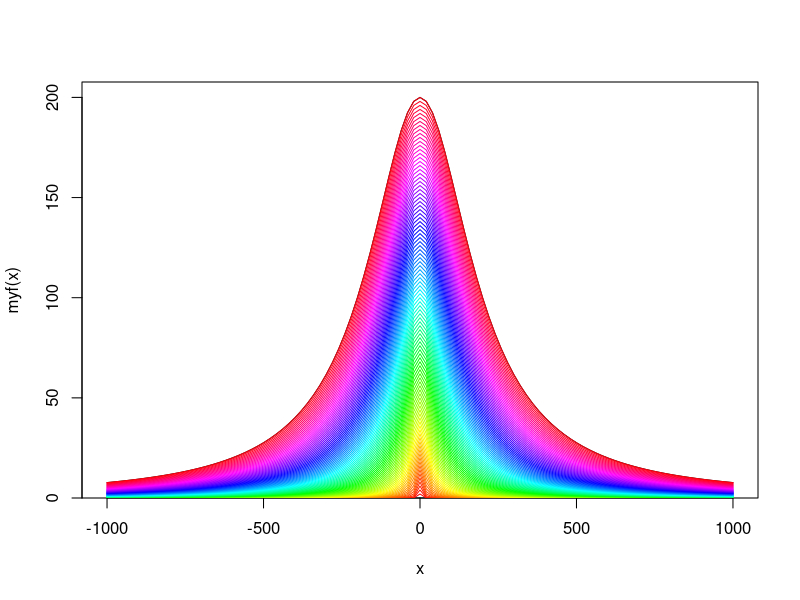

Write R code to recreate this figure.
## ---- chunk 1
versiera_agnesi = function(x,r){
  r2 = r*r
  r3 = r2*r
  d = (8*r3)/(x^2+4*r2)
  return(d)
}

r = 100
myf = function(x){return(versiera_agnesi(x, r))}
curve(myf(x), from=-1000, to=1000)

colori = rainbow(100)
for (r in 1:100){
  myf = function(x){return(versiera_agnesi(x, r))}
  curve(myf(x), from=-1000, to=1000, add=T, col=colori[r])
}

## ---- chunk 2
versiera_agnesi = function(x,r){
  r2 = r*r
  r3 = r2*r
  d = (8*r3)/(x^2+4*r2)
  d = d / (4*pi*r2)
  return(d)
}


versiera_cauchy = function(x,r){
  d=dcauchy(x, location = 0, scale = 2*r)
  return(d)
}


versiera_agnesi(3, 2)
versiera_cauchy(3, 2)
